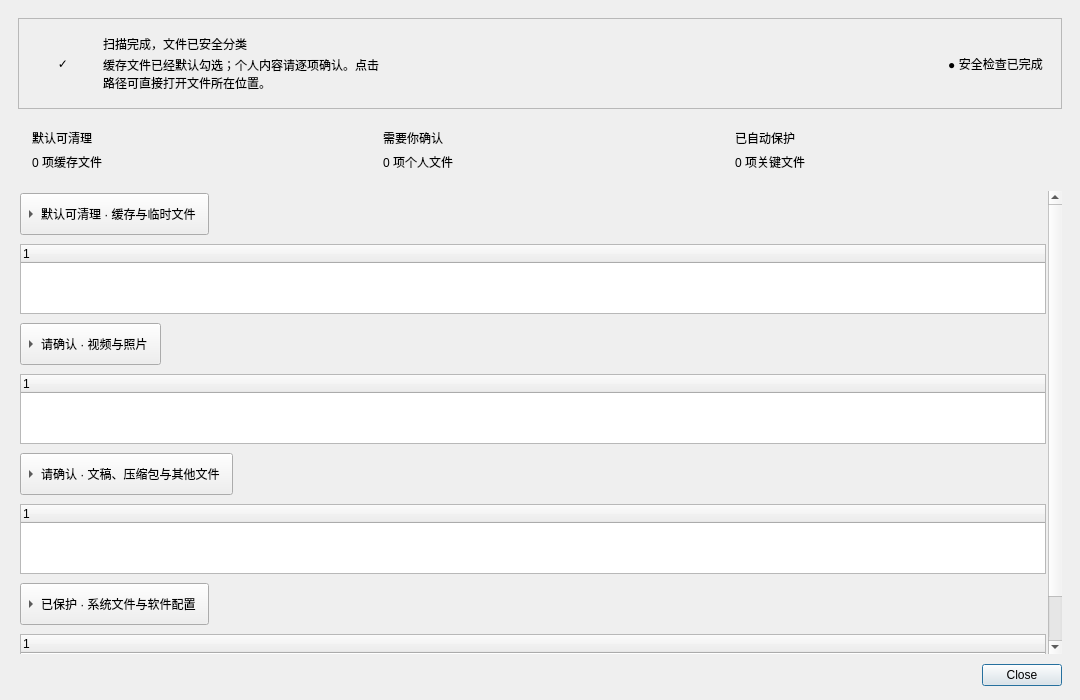
<?xml version="1.0" encoding="UTF-8"?>
<ui version="4.0">
 <class>CategoryReviewDialog</class>
 <widget class="QDialog" name="CategoryReviewDialog">
  <property name="geometry"><rect><x>0</x><y>0</y><width>1080</width><height>700</height></rect></property>
  <property name="minimumSize"><size><width>860</width><height>560</height></size></property>
  <property name="windowTitle"><string>扫描文件分类</string></property>
  <layout class="QVBoxLayout" name="rootLayout">
   <property name="leftMargin"><number>18</number></property><property name="topMargin"><number>18</number></property><property name="rightMargin"><number>18</number></property><property name="bottomMargin"><number>14</number></property><property name="spacing"><number>10</number></property>
   <item>
    <widget class="QFrame" name="heroFrame">
     <property name="frameShape"><enum>QFrame::StyledPanel</enum></property>
     <layout class="QHBoxLayout" name="heroLayout">
      <property name="leftMargin"><number>18</number></property><property name="topMargin"><number>16</number></property><property name="rightMargin"><number>18</number></property><property name="bottomMargin"><number>16</number></property><property name="spacing"><number>14</number></property>
      <item><widget class="QLabel" name="shieldLabel"><property name="minimumSize"><size><width>52</width><height>52</height></size></property><property name="maximumSize"><size><width>52</width><height>52</height></size></property><property name="text"><string>✓</string></property><property name="alignment"><set>Qt::AlignCenter</set></property></widget></item>
      <item>
       <layout class="QVBoxLayout" name="heroTextLayout">
        <property name="spacing"><number>3</number></property>
        <item><widget class="QLabel" name="titleLabel"><property name="text"><string>扫描完成，文件已安全分类</string></property></widget></item>
        <item><widget class="QLabel" name="introLabel"><property name="text"><string>缓存文件已经默认勾选；个人内容请逐项确认。点击路径可直接打开文件所在位置。</string></property><property name="wordWrap"><bool>true</bool></property></widget></item>
       </layout>
      </item>
      <item><spacer name="heroSpacer"><property name="orientation"><enum>Qt::Horizontal</enum></property><property name="sizeHint" stdset="0"><size><width>30</width><height>20</height></size></property></spacer></item>
      <item><widget class="QLabel" name="statusBadge"><property name="text"><string>● 安全检查已完成</string></property><property name="alignment"><set>Qt::AlignCenter</set></property></widget></item>
     </layout>
    </widget>
   </item>
   <item>
    <layout class="QHBoxLayout" name="summaryLayout">
     <property name="spacing"><number>10</number></property>
     <item><widget class="QFrame" name="cacheSummaryCard"><layout class="QVBoxLayout" name="cacheSummaryLayout"><property name="leftMargin"><number>14</number></property><property name="topMargin"><number>10</number></property><property name="rightMargin"><number>14</number></property><property name="bottomMargin"><number>10</number></property><item><widget class="QLabel" name="cacheSummaryTitle"><property name="text"><string>默认可清理</string></property></widget></item><item><widget class="QLabel" name="cacheCountLabel"><property name="text"><string>0 项缓存文件</string></property></widget></item></layout></widget></item>
     <item><widget class="QFrame" name="reviewSummaryCard"><layout class="QVBoxLayout" name="reviewSummaryLayout"><property name="leftMargin"><number>14</number></property><property name="topMargin"><number>10</number></property><property name="rightMargin"><number>14</number></property><property name="bottomMargin"><number>10</number></property><item><widget class="QLabel" name="reviewSummaryTitle"><property name="text"><string>需要你确认</string></property></widget></item><item><widget class="QLabel" name="reviewCountLabel"><property name="text"><string>0 项个人文件</string></property></widget></item></layout></widget></item>
     <item><widget class="QFrame" name="protectedSummaryCard"><layout class="QVBoxLayout" name="protectedSummaryLayout"><property name="leftMargin"><number>14</number></property><property name="topMargin"><number>10</number></property><property name="rightMargin"><number>14</number></property><property name="bottomMargin"><number>10</number></property><item><widget class="QLabel" name="protectedSummaryTitle"><property name="text"><string>已自动保护</string></property></widget></item><item><widget class="QLabel" name="protectedCountLabel"><property name="text"><string>0 项关键文件</string></property></widget></item></layout></widget></item>
    </layout>
   </item>
   <item>
    <widget class="QScrollArea" name="categoryScrollArea">
     <property name="widgetResizable"><bool>true</bool></property>
     <property name="frameShape"><enum>QFrame::NoFrame</enum></property>
     <widget class="QWidget" name="scrollContent">
      <property name="geometry"><rect><x>0</x><y>0</y><width>1010</width><height>600</height></rect></property>
      <layout class="QVBoxLayout" name="sectionsLayout">
       <property name="leftMargin"><number>2</number></property><property name="topMargin"><number>2</number></property><property name="rightMargin"><number>2</number></property><property name="bottomMargin"><number>2</number></property><property name="spacing"><number>9</number></property>
       <item><widget class="QToolButton" name="cacheButton"><property name="text"><string>默认可清理 · 缓存与临时文件</string></property><property name="checkable"><bool>true</bool></property><property name="toolButtonStyle"><enum>Qt::ToolButtonTextBesideIcon</enum></property><property name="arrowType"><enum>Qt::RightArrow</enum></property><property name="minimumSize"><size><width>0</width><height>42</height></size></property></widget></item>
       <item><widget class="QTreeWidget" name="cacheTree"><property name="visible"><bool>false</bool></property><property name="alternatingRowColors"><bool>true</bool></property><property name="selectionBehavior"><enum>QAbstractItemView::SelectRows</enum></property><property name="editTriggers"><set>QAbstractItemView::NoEditTriggers</set></property></widget></item>
       <item><widget class="QToolButton" name="mediaButton"><property name="text"><string>请确认 · 视频与照片</string></property><property name="checkable"><bool>true</bool></property><property name="toolButtonStyle"><enum>Qt::ToolButtonTextBesideIcon</enum></property><property name="arrowType"><enum>Qt::RightArrow</enum></property><property name="minimumSize"><size><width>0</width><height>42</height></size></property></widget></item>
       <item><widget class="QTreeWidget" name="mediaTree"><property name="visible"><bool>false</bool></property><property name="alternatingRowColors"><bool>true</bool></property><property name="selectionBehavior"><enum>QAbstractItemView::SelectRows</enum></property><property name="editTriggers"><set>QAbstractItemView::NoEditTriggers</set></property></widget></item>
       <item><widget class="QToolButton" name="personalButton"><property name="text"><string>请确认 · 文稿、压缩包与其他文件</string></property><property name="checkable"><bool>true</bool></property><property name="toolButtonStyle"><enum>Qt::ToolButtonTextBesideIcon</enum></property><property name="arrowType"><enum>Qt::RightArrow</enum></property><property name="minimumSize"><size><width>0</width><height>42</height></size></property></widget></item>
       <item><widget class="QTreeWidget" name="personalTree"><property name="visible"><bool>false</bool></property><property name="alternatingRowColors"><bool>true</bool></property><property name="selectionBehavior"><enum>QAbstractItemView::SelectRows</enum></property><property name="editTriggers"><set>QAbstractItemView::NoEditTriggers</set></property></widget></item>
       <item><widget class="QToolButton" name="protectedButton"><property name="text"><string>已保护 · 系统文件与软件配置</string></property><property name="checkable"><bool>true</bool></property><property name="toolButtonStyle"><enum>Qt::ToolButtonTextBesideIcon</enum></property><property name="arrowType"><enum>Qt::RightArrow</enum></property><property name="minimumSize"><size><width>0</width><height>42</height></size></property></widget></item>
       <item><widget class="QTreeWidget" name="protectedTree"><property name="visible"><bool>false</bool></property><property name="alternatingRowColors"><bool>true</bool></property><property name="selectionBehavior"><enum>QAbstractItemView::SelectRows</enum></property><property name="editTriggers"><set>QAbstractItemView::NoEditTriggers</set></property></widget></item>
       <item><spacer name="sectionsSpacer"><property name="orientation"><enum>Qt::Vertical</enum></property><property name="sizeHint" stdset="0"><size><width>20</width><height>20</height></size></property></spacer></item>
      </layout>
     </widget>
    </widget>
   </item>
   <item><widget class="QDialogButtonBox" name="buttonBox"><property name="standardButtons"><set>QDialogButtonBox::Close</set></property></widget></item>
  </layout>
 </widget>
 <resources/>
 <connections/>
</ui>
